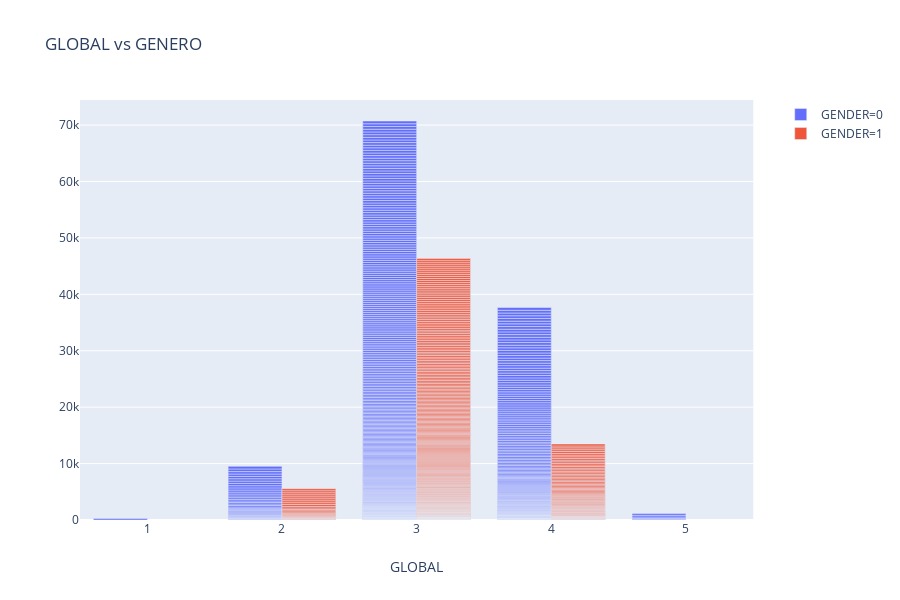

The cell this chart's notebook holds for it:
### Markdown cell above
##### Genero

### Code cell
fig = px.bar(data, x='GLOBAL', color='GENDER',  barmode='group',  title='GLOBAL vs GENERO')
fig.show()

### Figure 1 — Plotly figure (JSON) as saved in the notebook; plotly's stock layout.template omitted (floating-point values rounded to 4 significant figures; data arrays with more than 128 entries replaced by an {"elided": "..."} marker saying what was removed)
{"data": [{"alignmentgroup": "True", "hoverlabel": {"namelength": 0}, "hovertemplate": "GENDER=0<br>GLOBAL=%{x}", "legendgroup": "GENDER=0", "marker": {"color": "#636efa"}, "name": "GENDER=0", "offsetgroup": "GENDER=0", "orientation": "v", "showlegend": true, "textposition": "auto", "type": "bar", "x": {"elided": "489 int values"}, "xaxis": "x", "yaxis": "y"}, {"alignmentgroup": "True", "hoverlabel": {"namelength": 0}, "hovertemplate": "GENDER=1<br>GLOBAL=%{x}", "legendgroup": "GENDER=1", "marker": {"color": "#EF553B"}, "name": "GENDER=1", "offsetgroup": "GENDER=1", "orientation": "v", "showlegend": true, "textposition": "auto", "type": "bar", "x": {"elided": "362 int values"}, "xaxis": "x", "yaxis": "y"}], "layout": {"barmode": "group", "height": 600, "legend": {"tracegroupgap": 0}, "title": {"text": "GLOBAL vs GENERO"}, "xaxis": {"anchor": "y", "domain": [0, 0.98], "title": {"text": "GLOBAL"}}, "yaxis": {"anchor": "x", "domain": [0, 1]}}}
